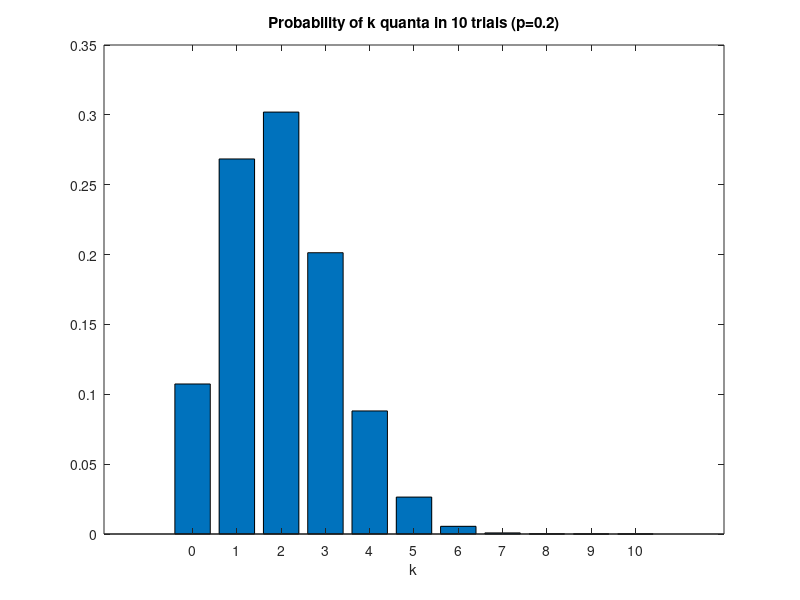

Write the MATLAB code that produced this figure. (Note: this script raises an error after producing the figure.)
%% Example 1: Quantal release
%% Exercise 1

n = 10; % 10 quanta available
p = 0.2; % release probability = 0.2
q = 1-p;

probK = @(k) nchoosek(n, k) * p^k * q^(n-k);

probs = zeros(11, 1);
for k = 0:10
    probs(k+1) = probK(k);
    fprintf('Pr(%d quanta): %.3f\n', k, probs(k+1));
end

figure;
bar(0:10, probs);
xlabel('k')
title('Probability of k quanta in 10 trials (p=0.2)');

%% Exercise 2

n = 14; % 14 available for release
k = 8;

ps = 0.1:0.1:1.0;

likelihood = binopdf(k, n, ps);
[prob, pk] = max(likelihood);

fprintf('The most likely p is %.1f with probability %.3f\n', ...
    ps(pk), prob);

%% Exercise 3

n = 14;
k1 = 8;
k2 = 5;

ps = 0.1:0.1:1.0;

likelihood1 = binopdf(k1, n, ps);
likelihood2 = binopdf(k2, n, ps);
likelihood = likelihood1 .* likelihood2;

loglike1 = log(likelihood1);
loglike2 = log(likelihood2);
loglike = loglike1 + loglike2;

fprintf('Likelihood of p=0.1: %.3f\n', likelihood(ps == 0.1));
fprintf('Log-likelihood of p=0.1: %.3f\n', loglike(ps == 0.1));

[~, kmax] = max(loglike);
fprintf('Most likely p at resolution of 0.1: %.1f\n', ps(kmax));

% Try resolution of 0.01
ps_hires = 0.01:0.01:1.0;
loglike1_hires = log(binopdf(k1, n, ps_hires));
loglike2_hires = log(binopdf(k2, n, ps_hires));
loglike_hires = loglike1_hires + loglike2_hires;

[~, kmax] = max(loglike_hires);
fprintf('Most likely p at resolution of 0.01: %.2f\n', ps_hires(kmax));

%% Exercise 4

% binofit expects scalar inputs and the documentation suggests using
% binofit(sum(k), n*length(k)) to fit to multiple samples, which
% makes sense since doing n independent trials m times is the same as
% just doing n*m independent trials.

n = 14;

ks = 0:14;
k_freqs = [0, 0, 3, 10, 19, 26, 16, 16, 5, 5, 0, 0, 0, 0, 0];

total_k = sum(ks .* k_freqs);
total_n = n * sum(k_freqs);
assert(total_n == n * 100, 'Oops there''s a mistake in k_freqs');

phat = binofit(total_k, total_n);
fprintf('Most likely p: %.2f\n', round(phat, 2));

%% Exercise 5

phat_new = binofit(7, 14); % (clearly this is just 0.5)
fprintf('New phat: %.2f\n', round(phat_new, 2));

p_if_null = binopdf(7, 14, 0.3);
fprintf('Prob. of result under null hypothesis (p) = %.4f\n', p_if_null);

% p = 0.0618 - not low enough to conclude there is an effect under any
% reasonable alpha. We would need to gather more data.

%% Bonus exercise

temps = [4.0, 3.5, 0.0, 2.0, 6.5, 3.0];
ntemps = length(temps);

ks = 0:4;
k_freqs = [
    615, 206, 33,  2,   0
    604, 339, 94,  11,  2
    332, 126, 21,  1,   0
    573, 443, 154, 28,  2
    172, 176, 89,  12,  1
    80,  224, 200, 32,  4
];

figure;

for kT = 1:ntemps
    subplot(3, 2, kT);
    hold on;
    
    fprintf('Temperature: %.1f C\n', temps(kT));
    quanta = repelem(ks, k_freqs(kT, :));
    v = var(quanta);
    m = mean(quanta);
    fprintf('Mean: %.2f quanta; variance: %.2f\n', m, v);
    p = 1 - v / m;
    fprintf('Estimated prob. of release: %.2f\n', p);
    n = m / p;
    fprintf('Estimated number of release sites: %.2f\n\n', n);

    plot(ks, k_freqs(kT, :) / sum(k_freqs(kT, :)), 'ro-');
    plot(ks, binopdf(ks, round(n), p), 'bo-');
    plot(ks, poisspdf(ks, m), 'go-');
    title(sprintf('Temp = %.1f, estimated n = %d', temps(kT), round(n)));
    legend('Empirical', 'Binomial fit', 'Poisson fit');
end

% Qualitatively, the empirical distributions do match the best-fitting
% binomial distributions very well. Interestingly, the best-fitting number
% of release sites depends on the temperature.